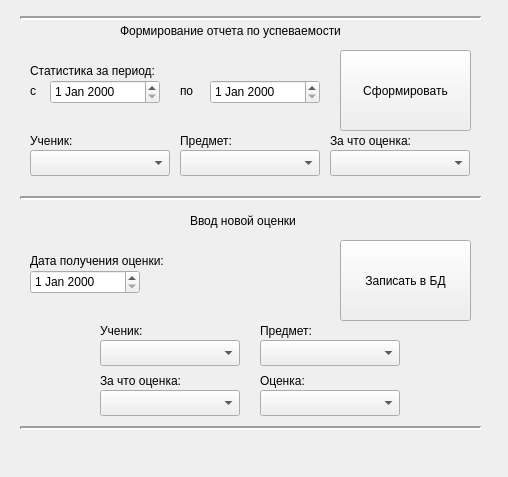
<?xml version="1.0" encoding="UTF-8"?>
<ui version="4.0">
 <class>Form</class>
 <widget class="QWidget" name="Form">
  <property name="geometry">
   <rect>
    <x>0</x>
    <y>0</y>
    <width>508</width>
    <height>477</height>
   </rect>
  </property>
  <property name="windowTitle">
   <string>Our School Diary</string>
  </property>
  <widget class="QDateEdit" name="dateEdit">
   <property name="geometry">
    <rect>
     <x>50</x>
     <y>80</y>
     <width>110</width>
     <height>24</height>
    </rect>
   </property>
  </widget>
  <widget class="Line" name="line">
   <property name="geometry">
    <rect>
     <x>20</x>
     <y>190</y>
     <width>461</width>
     <height>16</height>
    </rect>
   </property>
   <property name="lineWidth">
    <number>2</number>
   </property>
   <property name="orientation">
    <enum>Qt::Horizontal</enum>
   </property>
  </widget>
  <widget class="QLabel" name="label">
   <property name="geometry">
    <rect>
     <x>30</x>
     <y>60</y>
     <width>151</width>
     <height>21</height>
    </rect>
   </property>
   <property name="text">
    <string>Статистика за период:</string>
   </property>
  </widget>
  <widget class="QLabel" name="label_2">
   <property name="geometry">
    <rect>
     <x>30</x>
     <y>80</y>
     <width>21</width>
     <height>21</height>
    </rect>
   </property>
   <property name="text">
    <string>с</string>
   </property>
  </widget>
  <widget class="QDateEdit" name="dateEdit_2">
   <property name="geometry">
    <rect>
     <x>210</x>
     <y>80</y>
     <width>110</width>
     <height>24</height>
    </rect>
   </property>
  </widget>
  <widget class="QLabel" name="label_3">
   <property name="geometry">
    <rect>
     <x>180</x>
     <y>80</y>
     <width>21</width>
     <height>21</height>
    </rect>
   </property>
   <property name="text">
    <string>по</string>
   </property>
  </widget>
  <widget class="QComboBox" name="comboBox">
   <property name="geometry">
    <rect>
     <x>180</x>
     <y>150</y>
     <width>140</width>
     <height>26</height>
    </rect>
   </property>
  </widget>
  <widget class="QLabel" name="label_4">
   <property name="geometry">
    <rect>
     <x>180</x>
     <y>130</y>
     <width>71</width>
     <height>21</height>
    </rect>
   </property>
   <property name="text">
    <string>Предмет:</string>
   </property>
  </widget>
  <widget class="QLabel" name="label_5">
   <property name="geometry">
    <rect>
     <x>330</x>
     <y>130</y>
     <width>100</width>
     <height>21</height>
    </rect>
   </property>
   <property name="text">
    <string>За что оценка:</string>
   </property>
  </widget>
  <widget class="QComboBox" name="comboBox_2">
   <property name="geometry">
    <rect>
     <x>330</x>
     <y>150</y>
     <width>140</width>
     <height>26</height>
    </rect>
   </property>
  </widget>
  <widget class="QPushButton" name="pushButton">
   <property name="geometry">
    <rect>
     <x>340</x>
     <y>50</y>
     <width>131</width>
     <height>81</height>
    </rect>
   </property>
   <property name="text">
    <string>Сформировать</string>
   </property>
   <property name="checkable">
    <bool>false</bool>
   </property>
  </widget>
  <widget class="QLabel" name="label_6">
   <property name="geometry">
    <rect>
     <x>30</x>
     <y>130</y>
     <width>71</width>
     <height>21</height>
    </rect>
   </property>
   <property name="text">
    <string>Ученик:</string>
   </property>
  </widget>
  <widget class="QComboBox" name="comboBox_3">
   <property name="geometry">
    <rect>
     <x>30</x>
     <y>150</y>
     <width>140</width>
     <height>26</height>
    </rect>
   </property>
  </widget>
  <widget class="Line" name="line_2">
   <property name="geometry">
    <rect>
     <x>20</x>
     <y>10</y>
     <width>461</width>
     <height>16</height>
    </rect>
   </property>
   <property name="lineWidth">
    <number>2</number>
   </property>
   <property name="orientation">
    <enum>Qt::Horizontal</enum>
   </property>
  </widget>
  <widget class="QLabel" name="label_7">
   <property name="geometry">
    <rect>
     <x>120</x>
     <y>20</y>
     <width>261</width>
     <height>21</height>
    </rect>
   </property>
   <property name="text">
    <string>Формирование отчета по успеваемости</string>
   </property>
  </widget>
  <widget class="QLabel" name="label_8">
   <property name="geometry">
    <rect>
     <x>190</x>
     <y>210</y>
     <width>131</width>
     <height>21</height>
    </rect>
   </property>
   <property name="text">
    <string>Ввод новой оценки</string>
   </property>
  </widget>
  <widget class="Line" name="line_3">
   <property name="geometry">
    <rect>
     <x>20</x>
     <y>420</y>
     <width>461</width>
     <height>16</height>
    </rect>
   </property>
   <property name="lineWidth">
    <number>2</number>
   </property>
   <property name="orientation">
    <enum>Qt::Horizontal</enum>
   </property>
  </widget>
  <widget class="QComboBox" name="comboBox_4">
   <property name="geometry">
    <rect>
     <x>100</x>
     <y>390</y>
     <width>140</width>
     <height>26</height>
    </rect>
   </property>
  </widget>
  <widget class="QLabel" name="label_9">
   <property name="geometry">
    <rect>
     <x>100</x>
     <y>320</y>
     <width>71</width>
     <height>21</height>
    </rect>
   </property>
   <property name="text">
    <string>Ученик:</string>
   </property>
  </widget>
  <widget class="QComboBox" name="comboBox_5">
   <property name="geometry">
    <rect>
     <x>100</x>
     <y>340</y>
     <width>140</width>
     <height>26</height>
    </rect>
   </property>
  </widget>
  <widget class="QLabel" name="label_10">
   <property name="geometry">
    <rect>
     <x>260</x>
     <y>320</y>
     <width>71</width>
     <height>21</height>
    </rect>
   </property>
   <property name="text">
    <string>Предмет:</string>
   </property>
  </widget>
  <widget class="QComboBox" name="comboBox_6">
   <property name="geometry">
    <rect>
     <x>260</x>
     <y>340</y>
     <width>140</width>
     <height>26</height>
    </rect>
   </property>
  </widget>
  <widget class="QLabel" name="label_11">
   <property name="geometry">
    <rect>
     <x>100</x>
     <y>370</y>
     <width>100</width>
     <height>21</height>
    </rect>
   </property>
   <property name="text">
    <string>За что оценка:</string>
   </property>
  </widget>
  <widget class="QDateEdit" name="dateEdit_3">
   <property name="geometry">
    <rect>
     <x>30</x>
     <y>270</y>
     <width>110</width>
     <height>24</height>
    </rect>
   </property>
  </widget>
  <widget class="QLabel" name="label_12">
   <property name="geometry">
    <rect>
     <x>30</x>
     <y>250</y>
     <width>161</width>
     <height>21</height>
    </rect>
   </property>
   <property name="text">
    <string>Дата получения оценки:</string>
   </property>
  </widget>
  <widget class="QLabel" name="label_13">
   <property name="geometry">
    <rect>
     <x>260</x>
     <y>370</y>
     <width>100</width>
     <height>21</height>
    </rect>
   </property>
   <property name="text">
    <string>Оценка:</string>
   </property>
  </widget>
  <widget class="QComboBox" name="comboBox_7">
   <property name="geometry">
    <rect>
     <x>260</x>
     <y>390</y>
     <width>140</width>
     <height>26</height>
    </rect>
   </property>
  </widget>
  <widget class="QPushButton" name="pushButton_2">
   <property name="geometry">
    <rect>
     <x>340</x>
     <y>240</y>
     <width>131</width>
     <height>81</height>
    </rect>
   </property>
   <property name="text">
    <string>Записать в БД</string>
   </property>
   <property name="checkable">
    <bool>false</bool>
   </property>
  </widget>
 </widget>
 <resources/>
 <connections/>
</ui>
